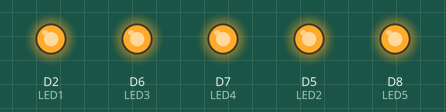
Bench run of a program on a simulated ESP8266 (NodeMCU). Shown: output pins drawn as LEDs (lit = HIGH).

Above: at 0.5 s.
At 3.5 s:
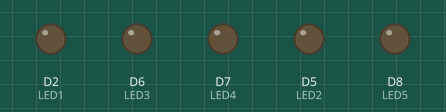
Timing chart, 0 to 4.6 s (numbered marks = the images above):
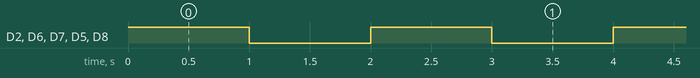

Measured:
- by itself, D2 (LED1), D6 (LED3), D7 (LED4), D5 (LED2), D8 (LED5): alternates HIGH for 1.0 s and LOW for 1.0 s

The program:

main.cpp
```cpp
//#include <Arduino.h>
//
//#define LED2 D6
//
//int motorPin2= D6;
//
//int value = 255.0;
//
//void setup()
//{
//    //Serial.begin(115200);
//    pinMode(LED2,OUTPUT);
//    pinMode(motorPin2, OUTPUT);
//
//}
//
//void loop()
//{
//    //analogWrite(LED2, 255); // turn on motor on full power (range is 0 - 255)
//    //delay(2000); // wait 2 sec., so motor will vibrate for 2 sec
//    //analogWrite(LED2, 204); // turn on motor on half power
//    //delay(2000); // wait 2 sec., so motor will vibrate for 2 sec
//    analogWrite(LED2, 153); // turn on motor on half power
//    delay(2000);
//    analogWrite(LED2, 102); // turn on motor on full power (range is 0 - 255)
//    delay(2000); // wait 2 sec., so motor will vibrate for 2 sec
//    analogWrite(LED2, 51); // turn on motor on half power
//    delay(2000); // wait 2 sec., so motor will vibrate for 2 sec
//    analogWrite(LED2, 0); // turn on motor on half power
//    delay(2000);
//
//
//    //for(int div = 100; div >= 0 ; div = (div-20))
//    //{
//    //    Serial.println("===================================");
//    //    Serial.println(value*(div/100.0));
//    //    Serial.println(div/100.0);
//    //    analogWrite(LED2, (div/100.0)*value);
//    //    delay(2000);
//    //}
//
//}
//
//    //analogWrite(LED2, 255); // turn on motor on full power (range is 0 - 255)
//    //delay(2000); // wait 2 sec., so motor will vibrate for 2 sec
//    //analogWrite(LED2, 200); // turn on motor on half power
//    //delay(2000); // wait 2 sec., so motor will vibrate for 2 sec
//    //analogWrite(LED2, 150); // turn on motor on half power
//    //delay(2000); // wait 2 sec., so motor will vibrate for 2 sec
//    //analogWrite(LED2, 150); // turn on motor on half power
//    //delay(2000); // wait 2 sec., so motor will vibrate for 2 sec
//    //analogWrite(LED2, 120); // turn on motor on half power
//    //delay(2000); // wait 2 sec., so motor will vibrate for 2 sec
//    //analogWrite(LED2, 80); // turn on motor on half power
//    //delay(2000); // wait 2 sec., so motor will vibrate for 2 sec
//    //analogWrite(LED2, 40); // turn off motor
//    //delay(2000);
//    //analogWrite(LED2, 10); // turn off motor
//    //delay(2000);
//    //analogWrite(LED2, 0); // turn off motor
//    //delay(2000);
//
//    //analogWrite(motorPin2, 255); // turn on motor on full power (range is 0 - 255)
//    //delay(2000); // wait 2 sec., so motor will vibrate for 2 sec
//    //analogWrite(motorPin2, 220); // turn on motor on half power
//    //delay(2000); // wait 2 sec., so motor will vibrate for 2 sec
//    //analogWrite(motorPin2, 180); // turn on motor on half power
//    //delay(2000); // wait 2 sec., so motor will vibrate for 2 sec
//    //analogWrite(motorPin2, 150); // turn on motor on half power
//    //delay(2000); // wait 2 sec., so motor will vibrate for 2 sec
//    //analogWrite(motorPin2, 120); // turn on motor on half power
//    //delay(2000); // wait 2 sec., so motor will vibrate for 2 sec
//    //analogWrite(motorPin2, 80); // turn on motor on half power
//    //delay(2000); // wait 2 sec., so motor will vibrate for 2 sec
//    //analogWrite(motorPin2, 40); // turn off motor
//    //delay(2000);
//    //analogWrite(motorPin2, 10); // turn off motor
//    //delay(2000);
//    //analogWrite(motorPin2, 0); // turn off motor
//    //delay(2000);
//
```

3vibmotor.cpp
```cpp
//#include <Arduino.h>
//#define LED1 D2
//int motorPin1 = D2;
//#define LED2 D5
//int motorPin2 = D5;
//#define LED3 D6
//int motorPin3 = D6;
//#define LED4 D7
//int motorPin4 = D7;
//#define LED5 D8
//int motorPin5 = D8;
//
//void setup(){
//    pinMode(motorPin1, OUTPUT);
//    pinMode(LED1, OUTPUT);
//    pinMode(motorPin2, OUTPUT);
//    pinMode(LED2, OUTPUT);
//    pinMode(motorPin3, OUTPUT);
//    pinMode(LED3, OUTPUT);
//    pinMode(motorPin4, OUTPUT);
//    pinMode(LED4, OUTPUT);
//    pinMode(motorPin5, OUTPUT);
//    pinMode(LED5, OUTPUT);
//}
//void loop() {
//    int motors[] = {motorPin1,motorPin2,motorPin3,motorPin4,motorPin5};
//    for(int k=0; k < 5;k++){
//        for (float i = 1; i >= 0; i=i-0.1){
//            int j = 255*i ;
//            int c = k+1;
//            analogWrite(motors[k],j);
//            delay(1000);
//    }
//    }
//
//}
//
```

blink1.cpp
```cpp
///#include <Arduino.h>
/////FOR BLINKING LED OF NODEMC
///void setup() {
///  // initialize digital pin LED_BUILTIN as an output.
///  pinMode(LED_BUILTIN, OUTPUT);
///}
///
///// the loop function runs over and over again forever
///void loop() {
///  digitalWrite(LED_BUILTIN, HIGH);   // turn the LED on (HIGH is the voltage level)
///  delay(3000);                       // wait for a second
///  digitalWrite(LED_BUILTIN, LOW);    // turn the LED off by making the voltage LOW
///  delay(000);                       // wait for a second
///}
///
```

ext_led_and_vibmotor.cpp
```cpp
///#include <Arduino.h>
///#define LED1 D2
///int motorPin1 = D2;
/// #define LED2 D5
///int motorPin2 = D5;
///void setup() {
///    pinMode(motorPin1, OUTPUT);
///    pinMode(LED1, OUTPUT);
///    pinMode(motorPin2, OUTPUT);
///    pinMode(LED2, OUTPUT);
///}
///
///void loop() {
///
///
///    for (float i = 1; i >= 0; i=i-0.1){
///        int j = 255*i ;
///        analogWrite(motorPin1,j);
///        delay(1000);
///        analogWrite(motorPin2,j);
///        delay(1000);
///    }
///
///}
///
```

max_vib_can_work.cpp
```cpp
#include <Arduino.h>
#define LED1 D2
int motorPin1 = D2;
#define LED2 D5
int motorPin2 = D5;
#define LED3 D6
int motorPin3 = D6;
#define LED4 D7
int motorPin4 = D7;
#define LED5 D8
int motorPin5 = D8;

void setup(){
    pinMode(motorPin1, OUTPUT);
    pinMode(LED1, OUTPUT);
    pinMode(motorPin2, OUTPUT);
    pinMode(LED2, OUTPUT);
    pinMode(motorPin3, OUTPUT);
    pinMode(LED3, OUTPUT);
    pinMode(motorPin4, OUTPUT);
    pinMode(LED4, OUTPUT);
    pinMode(motorPin5, OUTPUT);
    pinMode(LED5, OUTPUT);
}
void loop() {

    digitalWrite(motorPin1,HIGH);
    digitalWrite(motorPin2,HIGH);
    digitalWrite(motorPin3,HIGH);
    digitalWrite(motorPin4,HIGH);
    digitalWrite(motorPin5,HIGH);
    delay(1000);
    digitalWrite(motorPin1,LOW);
    digitalWrite(motorPin2,LOW);
    digitalWrite(motorPin3,LOW);
    digitalWrite(motorPin4,LOW);
    digitalWrite(motorPin5,LOW);
    delay(1000);

    }
    
```
